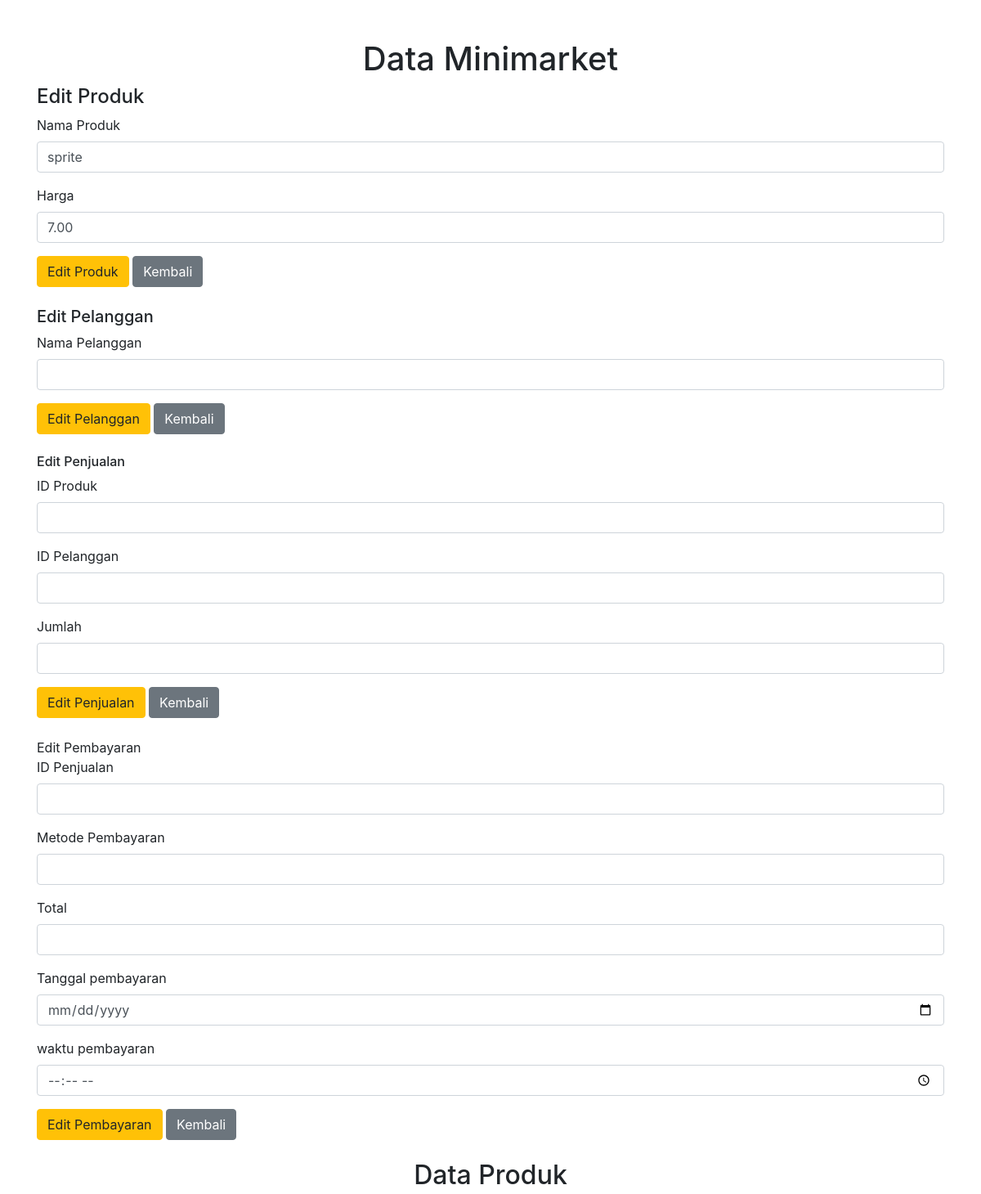
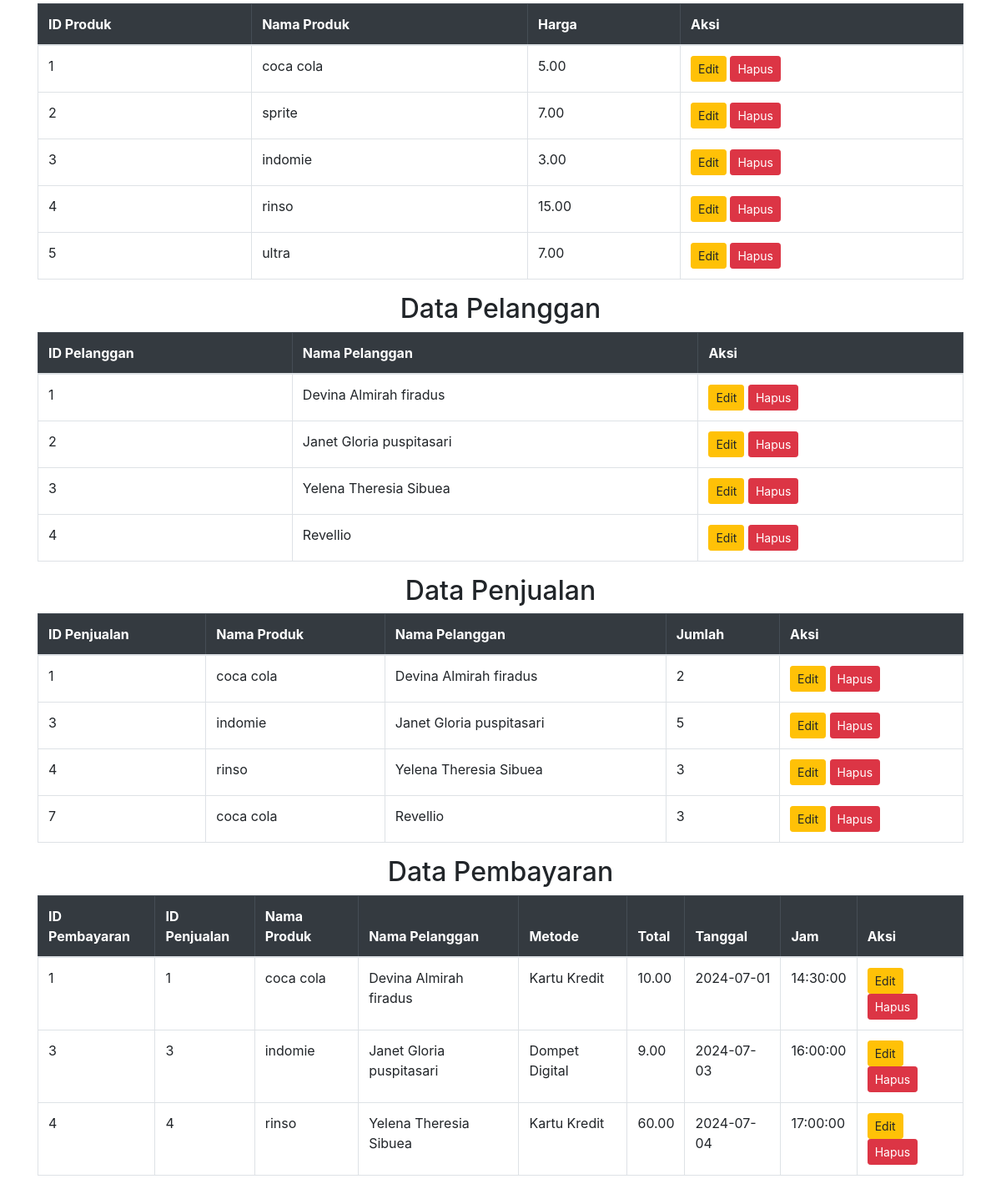
Page /Minimarket/index.php?edit=2&edit_produk=1 on the committed database (2 pictures, top to bottom).
### tables this page shows
CREATE TABLE `produk` (
  `id_produk` int(11) NOT NULL,
  `nama` varchar(255) NOT NULL,
  `harga` decimal(10,2) NOT NULL
);

CREATE TABLE `pelanggan` (
  `id_pelanggan` int(11) NOT NULL,
  `nama` varchar(255) NOT NULL
);

CREATE TABLE `penjualan` (
  `id_penjualan` int(11) NOT NULL,
  `id_produk` int(11) DEFAULT NULL,
  `id_pelanggan` int(11) DEFAULT NULL,
  `jumlah` int(11) NOT NULL,
  `tanggal_penjualan` timestamp NULL DEFAULT NULL
);

CREATE TABLE `pembayaran` (
  `id_pembayaran` int(11) NOT NULL,
  `id_penjualan` int(11) DEFAULT NULL,
  `metode_pembayaran` varchar(255) NOT NULL,
  `jumlah_bayar` decimal(10,2) NOT NULL,
  `tanggal_pembayaran` date DEFAULT NULL,
  `Waktu_pembayaran` time DEFAULT NULL,
  `id_pelanggan` int(11) DEFAULT NULL
);

### Minimarket/index.php (the view, shortened to what this page needs)
<?php
include 'config.php';
$id_produk = $nama_produk = $harga = '';
$id_pelanggan = $nama_pelanggan =  '';
$id_penjualan = $id_produk_fk = $id_pelanggan_fk = $jumlah = '';
$id_pembayaran = $id_penjualan_fk = $metode = $total = $waktu =$jam = '';
$edit_state = false;
$sql_produk = "SELECT * FROM produk";
$result_produk = $conn->query($sql_produk);
$sql_pelanggan = "SELECT * FROM pelanggan";
$result_pelanggan = $conn->query($sql_pelanggan);
$sql_penjualan = "SELECT penjualan.*, produk.nama AS nama_produk, pelanggan.nama AS nama_pelanggan FROM penjualan
                  JOIN produk ON penjualan.id_produk = produk.id_produk
                  JOIN pelanggan ON penjualan.id_pelanggan = pelanggan.id_pelanggan";
$result_penjualan = $conn->query($sql_penjualan);
$sql_pembayaran = "SELECT pembayaran.*, penjualan.id_produk, penjualan.id_pelanggan, produk.nama AS nama_produk, pelanggan.nama AS nama_pelanggan
                   FROM pembayaran
                   JOIN penjualan ON pembayaran.id_penjualan = penjualan.id_penjualan
                   JOIN produk ON penjualan.id_produk = produk.id_produk
                   JOIN pelanggan ON penjualan.id_pelanggan = pelanggan.id_pelanggan";
$result_pembayaran = $conn->query($sql_pembayaran);
if (isset($_GET['edit'])) {
    if (isset($_GET['edit_produk'])) {
        $id_produk = $_GET['edit'];
        $edit_state = true;
        $sql = "SELECT * FROM produk WHERE id_produk='$id_produk'";
        $record = $conn->query($sql)->fetch_assoc();
        $nama_produk = $record['nama'];
        $harga = $record['harga'];
    } elseif (isset($_GET['edit_pelanggan'])) {
        $id_pelanggan = $_GET['edit'];
        $edit_state = true;
        $sql = "SELECT * FROM pelanggan WHERE id_pelanggan='$id_pelanggan'";
        $record = $conn->query($sql)->fetch_assoc();
        $nama_pelanggan = $record['nama'];
    }
}
?>
<!DOCTYPE html>
<html lang="en">
<head>
    <link rel="stylesheet" href="https://stackpath.bootstrapcdn.com/bootstrap/4.5.2/css/bootstrap.min.css">
</head>
<body>
    <div class="container mt-5">
        <h1 class="text-center">Data Minimarket</h1>
        <form method="post" action="index.php" class="mb-4">
            <div class="mb-3">
                <h4 class="text-left">Edit Produk</h4>
                <label for="nama_produk" class="form-label">Nama Produk</label>
                <input type="text" name="nama_produk" class="form-control" id="nama_produk"
                    value="<?php echo isset($nama_produk) ? $nama_produk : ''; ?>" required>
            </div>
            <div class="mb-3">
                <label for="harga" class="form-label">Harga</label>
                <input type="number" name="harga" class="form-control" id="harga"
                    value="<?php echo isset($harga) ? $harga : ''; ?>" required>
            </div>
            <?php if ($edit_state == false): ?>
            <button type="submit" name="create" class="btn btn-primary">Tambah Produk</button>
            <?php else: ?>
            <button type="submit" name="update" class="btn btn-warning">Edit Produk</button>
            <?php endif ?>
            <a href="index.php" class="btn btn-secondary">Kembali</a>
        </form>
        <form method="post" action="index.php" class="mb-4">
            <div class="mb-3">
                <h5 class="text-left">Edit Pelanggan</h5>
                <label for="nama_pelanggan" class="form-label">Nama Pelanggan</label>
                <input type="text" name="nama_pelanggan" class="form-control" id="nama_pelanggan"
                    value="<?php echo isset($nama_pelanggan) ? $nama_pelanggan : ''; ?>" required>
            </div>
            <?php if ($edit_state == false): ?>
            <button type="submit" name="create" class="btn btn-primary">Tambah Pelanggan</button>
            <?php else: ?>
            <button type="submit" name="update" class="btn btn-warning">Edit Pelanggan</button>
            <?php endif ?>
            <a href="index.php" class="btn btn-secondary">Kembali</a>
        </form>
        <form method="post" action="index.php" class="mb-4">
            <div class="mb-3">
                <h6 class="text-left">Edit Penjualan</h5>
                    <label for="id_produk_fk" class="form-label">ID Produk</label>
                    <input type="number" name="id_produk_fk" class="form-control" id="id_produk_fk"
                        value="<?php echo isset($id_produk_fk) ? $id_produk_fk : ''; ?>" required>
            </div>
            <div class="mb-3">
                <label for="id_pelanggan_fk" class="form-label">ID Pelanggan</label>
                <input type="number" name="id_pelanggan_fk" class="form-control" id="id_pelanggan_fk"
                    value="<?php echo isset($id_pelanggan_fk) ? $id_pelanggan_fk : ''; ?>" required>
            </div>
            <div class="mb-3">
                <label for="jumlah" class="form-label">Jumlah</label>
                <input type="number" name="jumlah" class="form-control" id="jumlah"
                    value="<?php echo isset($jumlah) ? $jumlah : ''; ?>" required>
            </div>
            <?php if ($edit_state == false): ?>
            <button type="submit" name="create" class="btn btn-primary">Tambah Penjualan</button>
            <?php else: ?>
            <button type="submit" name="update" class="btn btn-warning">Edit Penjualan</button>
            <?php endif ?>
            <a href="index.php" class="btn btn-secondary">Kembali</a>
        </form>
        <form method="post" action="index.php" class="mb-4">
            <h7 class="text-left">Edit Pembayaran</h7>
            <div class="mb-3">
                <label for="id_penjualan_fk" class="form-label">ID Penjualan</label>
                <input type="number" name="id_penjualan_fk" class="form-control" id="id_penjualan_fk"
                    value="<?php echo isset($id_penjualan_fk) ? $id_penjualan_fk : ''; ?>" required>
            </div>
            <div class="mb-3">
                <label for="metode" class="form-label">Metode Pembayaran</label>
                <input type="text" name="metode" class="form-control" id="metode"
                    value="<?php echo isset($metode) ? $metode : ''; ?>" required>
            </div>
            <div class="mb-3">
                <label for="total" class="form-label">Total</label>
                <input type="number" name="total" class="form-control" id="total"
                    value="<?php echo isset($total) ? $total : ''; ?>" required>
            </div>
            <div class="mb-3">
                <label for="waktu" class="form-label">Tanggal pembayaran</label>
                <input type="date" name="waktu" class="form-control" id="waktu"
                    value="<?php echo isset($waktu) ? $waktu : ''; ?>" required>
            </div>
            <div class="mb-3">
                <label for="waktu" class="form-label">waktu pembayaran</label>
                <input type="time" name="waktu" class="form-control" id="jam"
                    value="<?php echo isset($waktu) ? $jam : ''; ?>" required>
            </div>
            <?php if ($edit_state == false): ?>
            <button type="submit" name="create" class="btn btn-primary">Tambah Pembayaran</button>
            <?php else: ?>
            <button type="submit" name="update" class="btn btn-warning">Edit Pembayaran</button>
            <?php endif ?>
            <a href="index.php" class="btn btn-secondary">Kembali</a>
        </form>
        <h2 class="text-center">Data Produk</h2>
        <table class="table table-bordered">
            <thead class="table-dark">
                <tr>
                    <th>ID Produk</th>
                    <th>Nama Produk</th>
                    <th>Harga</th>
                    <th>Aksi</th>
                </tr>
            </thead>
            <tbody>
                <?php while ($row = $result_produk->fetch_assoc()): ?>
                <tr>
                    <td><?php echo $row['id_produk']; ?></td>
                    <td><?php echo $row['nama']; ?></td>
                    <td><?php echo $row['harga']; ?></td>
                    <td>
                        <a href="index.php?edit=<?php echo $row['id_produk']; ?>&edit_produk=1"
                            class="btn btn-warning btn-sm">Edit</a>
                        <a href="index.php?delete=<?php echo $row['id_produk']; ?>&delete_produk=1"
                            class="btn btn-danger btn-sm">Hapus</a>
                    </td>
                </tr>
                <?php endwhile; ?>
            </tbody>
        </table>
        <h2 class="text-center">Data Pelanggan</h2>
        <table class="table table-bordered">
            <thead class="table-dark">
                <tr>
                    <th>ID Pelanggan</th>
                    <th>Nama Pelanggan</th>
                    <th>Aksi</th>
                </tr>
            </thead>
            <tbody>
                <?php while ($row = $result_pelanggan->fetch_assoc()): ?>
                <tr>
                    <td><?php echo $row['id_pelanggan']; ?></td>
                    <td><?php echo $row['nama']; ?></td>
                    <td>
                        <a href="index.php?edit=<?php echo $row['id_pelanggan']; ?>&edit_pelanggan=1"
                            class="btn btn-warning btn-sm">Edit</a>
                        <a href="index.php?delete=<?php echo $row['id_pelanggan']; ?>&delete_pelanggan=1"
                            class="btn btn-danger btn-sm">Hapus</a>
                    </td>
                </tr>
                <?php endwhile; ?>
            </tbody>
        </table>
        <h2 class="text-center">Data Penjualan</h2>
        <table class="table table-bordered">
            <thead class="table-dark">
                <tr>
                    <th>ID Penjualan</th>
                    <th>Nama Produk</th>
                    <th>Nama Pelanggan</th>
                    <th>Jumlah</th>
                    <th>Aksi</th>
                </tr>
            </thead>
            <tbody>
                <?php while ($row = $result_penjualan->fetch_assoc()): ?>
                <tr>
                    <td><?php echo $row['id_penjualan']; ?></td>
                    <td><?php echo $row['nama_produk']; ?></td>
                    <td><?php echo $row['nama_pelanggan']; ?></td>
                    <td><?php echo $row['jumlah']; ?></td>
                    <td>
                        <a href="index.php?edit=<?php echo $row['id_penjualan']; ?>&edit_penjualan=1"
                            class="btn btn-warning btn-sm">Edit</a>
                        <a href="index.php?delete=<?php echo $row['id_penjualan']; ?>&delete_penjualan=1"
                            class="btn btn-danger btn-sm">Hapus</a>
                    </td>
                </tr>
                <?php endwhile; ?>
            </tbody>
        </table>
        <h2 class="text-center">Data Pembayaran</h2>
        <table class="table table-bordered">
            <thead class="table-dark">
                <tr>
                    <th>ID Pembayaran</th>
                    <th>ID Penjualan</th>
                    <th>Nama Produk</th>
                    <th>Nama Pelanggan</th>
                    <th>Metode</th>
                    <th>Total</th>
                    <th>Tanggal</th>
                    <th>Jam</th>
                    <th>Aksi</th>
                </tr>
            </thead>
            <tbody>
                <?php while ($row = $result_pembayaran->fetch_assoc()): ?>
                <tr>
                    <td><?php echo $row['id_pembayaran']; ?></td>
                    <td><?php echo $row['id_penjualan']; ?></td>
                    <td><?php echo $row['nama_produk']; ?></td>
                    <td><?php echo $row['nama_pelanggan']; ?></td>
                    <td><?php echo $row['metode_pembayaran']; ?></td>
                    <td><?php echo $row['jumlah_bayar']; ?></td>
                    <td><?php echo $row['tanggal_pembayaran']; ?></td>
                    <td><?php echo $row['Waktu_pembayaran']; ?></td>
                    <td>
                        <a href="index.php?edit=<?php echo $row['id_pembayaran']; ?>&edit_pembayaran=1"
                            class="btn btn-warning btn-sm">Edit</a>
                        <a href="index.php?delete=<?php echo $row['id_pembayaran']; ?>&delete_pembayaran=1"
                            class="btn btn-danger btn-sm">Hapus</a>
                    </td>
                </tr>
                <?php endwhile; ?>
            </tbody>
        </table>
    </div>
</body>
</html>

### rows in the picture
produk: nama_produk "sprite", harga "7.00", id_produk "2", nama "sprite"
produk: id_produk "1", nama "coca cola", harga "5.00"
produk: id_produk "3", nama "indomie", harga "3.00"
produk: id_produk "4", nama "rinso", harga "15.00"
produk: id_produk "5", nama "ultra", harga "7.00"
pelanggan: id_pelanggan "1", nama "Devina Almirah firadus"
pelanggan: id_pelanggan "2", nama "Janet Gloria puspitasari"
pelanggan: id_pelanggan "3", nama "Yelena Theresia Sibuea"
pelanggan: id_pelanggan "4", nama "Revellio"
penjualan: id_penjualan "1", id_produk.nama "coca cola", id_pelanggan.nama "Devina Almirah firadus", jumlah "2"
penjualan: id_penjualan "3", id_produk.nama "indomie", id_pelanggan.nama "Janet Gloria puspitasari", jumlah "5"
penjualan: id_penjualan "4", id_produk.nama "rinso", id_pelanggan.nama "Yelena Theresia Sibuea", jumlah "3"
penjualan: id_penjualan "7", id_produk.nama "coca cola", id_pelanggan.nama "Revellio", jumlah "3"
pembayaran: id_pembayaran "1", id_penjualan "1", produk.nama "coca cola", pelanggan.nama "Devina Almirah firadus", metode_pembayaran "Kartu Kredit", jumlah_bayar "10.00", tanggal_pembayaran "2024-07-01", Waktu_pembayaran "14:30:00"
pembayaran: id_pembayaran "3", id_penjualan "3", produk.nama "indomie", pelanggan.nama "Janet Gloria puspitasari", metode_pembayaran "Dompet Digital", jumlah_bayar "9.00", tanggal_pembayaran "2024-07-03", Waktu_pembayaran "16:00:00"
pembayaran: id_pembayaran "4", id_penjualan "4", produk.nama "rinso", pelanggan.nama "Yelena Theresia Sibuea", metode_pembayaran "Kartu Kredit", jumlah_bayar "60.00", tanggal_pembayaran "2024-07-04", Waktu_pembayaran "17:00:00"
